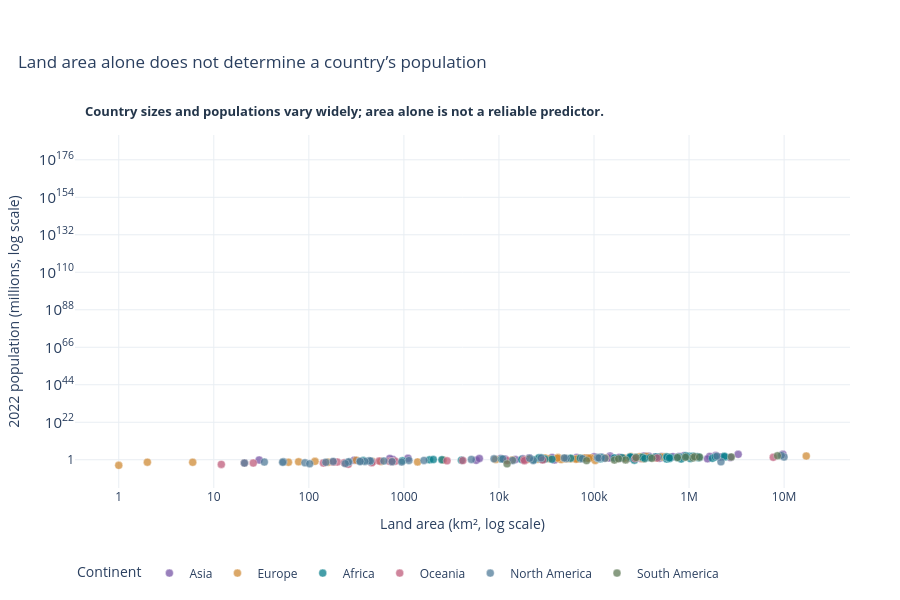

The code cell stored with this chart in its notebook:
### Markdown cell above
**Chart choice & justification:** A scatter plot shows the relationship between two numerical variables and reveals exceptions. Logarithmic axes accommodate large differences in country size, while continent colours and labelled outliers reveal patterns without treating area as a cause of population (Lecture 4).

**What the chart shows:** There is some relationship between land area and population, but it is not a strong rule that bigger countries always have more people. Russia and Australia have huge land areas, while Bangladesh has a much smaller area but a large population. The scatter plot lets me compare both numerical variables and spot these exceptions. I used logarithmic axes because the countries vary enormously in size and population.

### Code cell
# The key finding is shown through the title, labels and annotations.
# Q3 — Lecture 4: scatter, two continuous variables, log scales and labelled exceptions
scatter = df[(df.Area>0)&(df['2022 Population']>0)].copy()
scatter['Population_m'] = scatter['2022 Population']/1e6
palette = dict(zip(sorted(scatter.Continent.unique()),['#087E8B','#7856A6','#D08B36','#527D9A','#C05D7C','#617B58'][:scatter.Continent.nunique()]))
fig = px.scatter(scatter, x='Area', y='Population_m', color='Continent',
                 hover_name='Country', color_discrete_map=palette, opacity=.75,
                 log_x=True, log_y=True, template='plotly_white',
                 title='Land area alone does not determine a country’s population',
                 labels={'Area':'Land area (km², log scale)','Population_m':'2022 population (millions, log scale)'})
fig.update_traces(marker=dict(size=8,line=dict(width=.4,color='white')))
for name in ['India','China','Russia','Bangladesh','Singapore','Australia']:
    t=scatter.loc[scatter.Country.eq(name)]
    if len(t):
        r=t.iloc[0]
        fig.add_annotation(x=r.Area,y=r.Population_m,text=name,showarrow=True,
                           ax=28,ay=-24,arrowwidth=.8,arrowcolor='#64748B',font=dict(size=10))
fig.update_layout(height=600,title_x=.02,legend_title_text='Continent',
                  legend=dict(orientation='h',y=-.2,x=0),margin=dict(l=70,r=50,t=90,b=110))
fig.update_xaxes(showgrid=True,gridcolor='#E9EEF3',zeroline=False)
fig.update_yaxes(showgrid=True,gridcolor='#E9EEF3',zeroline=False)



fig.add_annotation(x=.01,y=1.10,xref='paper',yref='paper',showarrow=False,xanchor='left',
                   text='<b>Country sizes and populations vary widely; area alone is not a reliable predictor.</b>',
                   font=dict(size=13,color='#24364B'))
fig.update_layout(margin=dict(l=75,r=50,t=135,b=110))
fig.show()

### Figure 1 — Plotly figure (JSON) as saved in the notebook; plotly's stock layout.template omitted (floating-point values rounded to 4 significant figures)
{"data": [{"hovertemplate": "<b>%{hovertext}</b><br><br>Continent=Asia<br>Land area (km², log scale)=%{x}<br>2022 population (millions, log scale)=%{y}<extra></extra>", "hovertext": ["Afghanistan", "Armenia", "Azerbaijan", "Bahrain", "Bangladesh", "Bhutan", "Brunei", "Cambodia", "China", "Georgia", "Hong Kong", "India", "Indonesia", "Iran", "Iraq", "Israel", "Japan", "Jordan", "Kazakhstan", "Kuwait", "Kyrgyzstan", "Laos", "Lebanon", "Macau", "Malaysia", "Maldives", "Mongolia", "Myanmar", "Nepal", "North Korea", "Oman", "Pakistan", "Palestine", "Philippines", "Qatar", "Saudi Arabia", "Singapore", "South Korea", "Sri Lanka", "Syria", "Taiwan", "Tajikistan", "Thailand", "Timor-Leste", "Turkey", "Turkmenistan", "United Arab Emirates", "Uzbekistan", "Vietnam", "Yemen"], "legendgroup": "Asia", "marker": {"color": "#7856A6", "line": {"color": "white", "width": 0.4}, "opacity": 0.75, "size": 8, "symbol": "circle"}, "mode": "markers", "name": "Asia", "orientation": "v", "showlegend": true, "type": "scatter", "x": [652230, 29743, 86600, 765, 147570, 38394, 5765, 181035, 9706961, 69700, 1104, 3287590, 1904569, 1648195, 438317, 20770, 377930, 89342, 2724900, 17818, 199951, 236800, 10452, 30, 330803, 300, 1564110, 676578, 147181, 120538, 309500, 881912, 6220, 342353, 11586, 2149690, 710, 100210, 65610, 185180, 36193, 143100, 513120, 14874, 783562, 488100, 83600, 447400, 331212, 527968], "xaxis": "x", "y": [41.13, 2.78, 10.36, 1.472, 171.2, 0.7825, 0.449, 16.77, 1426.0, 3.744, 7.489, 1417.0, 275.5, 88.55, 44.5, 9.038, 124.0, 11.29, 19.4, 4.269, 6.631, 7.529, 5.49, 0.6952, 33.94, 0.5238, 3.398, 54.18, 30.55, 26.07, 4.576, 235.8, 5.25, 115.6, 2.695, 36.41, 5.976, 51.82, 21.83, 22.13, 23.89, 9.953, 71.7, 1.341, 85.34, 6.431, 9.441, 34.63, 98.19, 33.7], "yaxis": "y"}, {"hovertemplate": "<b>%{hovertext}</b><br><br>Continent=Europe<br>Land area (km², log scale)=%{x}<br>2022 population (millions, log scale)=%{y}<extra></extra>", "hovertext": ["Albania", "Andorra", "Austria", "Belarus", "Belgium", "Bosnia and Herzegovina", "Bulgaria", "Croatia", "Cyprus", "Czech Republic", "Denmark", "Estonia", "Faroe Islands", "Finland", "France", "Germany", "Gibraltar", "Greece", "Guernsey", "Hungary", "Iceland", "Ireland", "Isle of Man", "Italy", "Jersey", "Latvia", "Liechtenstein", "Lithuania", "Luxembourg", "Malta", "Moldova", "Monaco", "Montenegro", "Netherlands", "North Macedonia", "Norway", "Poland", "Portugal", "Romania", "Russia", "San Marino", "Serbia", "Slovakia", "Slovenia", "Spain", "Sweden", "Switzerland", "Ukraine", "United Kingdom", "Vatican City"], "legendgroup": "Europe", "marker": {"color": "#D08B36", "line": {"color": "white", "width": 0.4}, "opacity": 0.75, "size": 8, "symbol": "circle"}, "mode": "markers", "name": "Europe", "orientation": "v", "showlegend": true, "type": "scatter", "x": [28748, 468, 83871, 207600, 30528, 51209, 110879, 56594, 9251, 78865, 43094, 45227, 1393, 338424, 551695, 357114, 6, 131990, 78, 93028, 103000, 70273, 572, 301336, 116, 64559, 160, 65300, 2586, 316, 33846, 2, 13812, 41850, 25713, 323802, 312679, 92090, 238391, 17098242, 61, 88361, 49037, 20273, 505992, 450295, 41284, 603500, 242900, 1], "xaxis": "x", "y": [2.842, 0.07982, 8.94, 9.535, 11.66, 3.234, 6.782, 4.03, 1.251, 10.49, 5.882, 1.326, 0.05309, 5.541, 64.63, 83.37, 0.03265, 10.38, 0.0633, 9.967, 0.3729, 5.023, 0.08452, 59.04, 0.1108, 1.851, 0.03933, 2.75, 0.6476, 0.5333, 3.273, 0.03647, 0.6271, 17.56, 2.094, 5.434, 39.86, 10.27, 19.66, 144.7, 0.03366, 7.221, 5.643, 2.12, 47.56, 10.55, 8.74, 39.7, 67.51, 0.00051], "yaxis": "y"}, {"hovertemplate": "<b>%{hovertext}</b><br><br>Continent=Africa<br>Land area (km², log scale)=%{x}<br>2022 population (millions, log scale)=%{y}<extra></extra>", "hovertext": ["Algeria", "Angola", "Benin", "Botswana", "Burkina Faso", "Burundi", "Cameroon", "Cape Verde", "Central African Republic", "Chad", "Comoros", "Djibouti", "DR Congo", "Egypt", "Equatorial Guinea", "Eritrea", "Eswatini", "Ethiopia", "Gabon", "Gambia", "Ghana", "Guinea", "Guinea-Bissau", "Ivory Coast", "Kenya", "Lesotho", "Liberia", "Libya", "Madagascar", "Malawi", "Mali", "Mauritania", "Mauritius", "Mayotte", "Morocco", "Mozambique", "Namibia", "Niger", "Nigeria", "Republic of the Congo", "Reunion", "Rwanda", "Sao Tome and Principe", "Senegal", "Seychelles", "Sierra Leone", "Somalia", "South Africa", "South Sudan", "Sudan", "Tanzania", "Togo", "Tunisia", "Uganda", "Western Sahara", "Zambia", "Zimbabwe"], "legendgroup": "Africa", "marker": {"color": "#087E8B", "line": {"color": "white", "width": 0.4}, "opacity": 0.75, "size": 8, "symbol": "circle"}, "mode": "markers", "name": "Africa", "orientation": "v", "showlegend": true, "type": "scatter", "x": [2381741, 1246700, 112622, 582000, 272967, 27834, 475442, 4033, 622984, 1284000, 1862, 23200, 2344858, 1002450, 28051, 117600, 17364, 1104300, 267668, 10689, 238533, 245857, 36125, 322463, 580367, 30355, 111369, 1759540, 587041, 118484, 1240192, 1030700, 2040, 374, 446550, 801590, 825615, 1267000, 923768, 342000, 2511, 26338, 964, 196722, 452, 71740, 637657, 1221037, 619745, 1886068, 945087, 56785, 163610, 241550, 266000, 752612, 390757], "xaxis": "x", "y": [44.9, 35.59, 13.35, 2.63, 22.67, 12.89, 27.91, 0.5931, 5.579, 17.72, 0.8368, 1.121, 99.01, 111.0, 1.675, 3.684, 1.202, 123.4, 2.389, 2.706, 33.48, 13.86, 2.106, 28.16, 54.03, 2.306, 5.303, 6.812, 29.61, 20.41, 22.59, 4.736, 1.299, 0.3261, 37.46, 32.97, 2.567, 26.21, 218.5, 5.97, 0.9741, 13.78, 0.2274, 17.32, 0.1071, 8.606, 17.6, 59.89, 10.91, 46.87, 65.5, 8.849, 12.36, 47.25, 0.576, 20.02, 16.32], "yaxis": "y"}, {"hovertemplate": "<b>%{hovertext}</b><br><br>Continent=Oceania<br>Land area (km², log scale)=%{x}<br>2022 population (millions, log scale)=%{y}<extra></extra>", "hovertext": ["American Samoa", "Australia", "Cook Islands", "Fiji", "French Polynesia", "Guam", "Kiribati", "Marshall Islands", "Micronesia", "Nauru", "New Caledonia", "New Zealand", "Niue", "Northern Mariana Islands", "Palau", "Papua New Guinea", "Samoa", "Solomon Islands", "Tokelau", "Tonga", "Tuvalu", "Vanuatu", "Wallis and Futuna"], "legendgroup": "Oceania", "marker": {"color": "#C05D7C", "line": {"color": "white", "width": 0.4}, "opacity": 0.75, "size": 8, "symbol": "circle"}, "mode": "markers", "name": "Oceania", "orientation": "v", "showlegend": true, "type": "scatter", "x": [199, 7692024, 236, 18272, 4167, 549, 811, 181, 702, 21, 18575, 270467, 260, 464, 459, 462840, 2842, 28896, 12, 747, 26, 12189, 142], "xaxis": "x", "y": [0.04427, 26.18, 0.01701, 0.9298, 0.3063, 0.1718, 0.1312, 0.04157, 0.1142, 0.01267, 0.2899, 5.185, 0.001934, 0.04955, 0.01806, 10.14, 0.2224, 0.7243, 0.001871, 0.1069, 0.01131, 0.3267, 0.01157], "yaxis": "y"}, {"hovertemplate": "<b>%{hovertext}</b><br><br>Continent=North America<br>Land area (km², log scale)=%{x}<br>2022 population (millions, log scale)=%{y}<extra></extra>", "hovertext": ["Anguilla", "Antigua and Barbuda", "Aruba", "Bahamas", "Barbados", "Belize", "Bermuda", "British Virgin Islands", "Canada", "Cayman Islands", "Costa Rica", "Cuba", "Curacao", "Dominica", "Dominican Republic", "El Salvador", "Greenland", "Grenada", "Guadeloupe", "Guatemala", "Haiti", "Honduras", "Jamaica", "Martinique", "Mexico", "Montserrat", "Nicaragua", "Panama", "Puerto Rico", "Saint Barthelemy", "Saint Kitts and Nevis", "Saint Lucia", "Saint Martin", "Saint Pierre and Miquelon", "Saint Vincent and the Grenadines", "Sint Maarten", "Trinidad and Tobago", "Turks and Caicos Islands", "United States", "United States Virgin Islands"], "legendgroup": "North America", "marker": {"color": "#527D9A", "line": {"color": "white", "width": 0.4}, "opacity": 0.75, "size": 8, "symbol": "circle"}, "mode": "markers", "name": "North America", "orientation": "v", "showlegend": true, "type": "scatter", "x": [91, 442, 180, 13943, 430, 22966, 54, 151, 9984670, 264, 51100, 109884, 444, 751, 48671, 21041, 2166086, 344, 1628, 108889, 27750, 112492, 10991, 1128, 1964375, 102, 130373, 75417, 8870, 21, 261, 616, 53, 242, 389, 34, 5130, 948, 9372610, 347], "xaxis": "x", "y": [0.01586, 0.09376, 0.1064, 0.41, 0.2816, 0.4053, 0.06418, 0.0313, 38.45, 0.06871, 5.181, 11.21, 0.1912, 0.07274, 11.23, 6.336, 0.05647, 0.1254, 0.3958, 17.84, 11.58, 10.43, 2.827, 0.3675, 127.5, 0.00439, 6.948, 4.409, 3.252, 0.01097, 0.04766, 0.1799, 0.03179, 0.005862, 0.1039, 0.04417, 1.531, 0.0457, 338.3, 0.09946], "yaxis": "y"}, {"hovertemplate": "<b>%{hovertext}</b><br><br>Continent=South America<br>Land area (km², log scale)=%{x}<br>2022 population (millions, log scale)=%{y}<extra></extra>", "hovertext": ["Argentina", "Bolivia", "Brazil", "Chile", "Colombia", "Ecuador", "Falkland Islands", "French Guiana", "Guyana", "Paraguay", "Peru", "Suriname", "Uruguay", "Venezuela"], "legendgroup": "South America", "marker": {"color": "#617B58", "line": {"color": "white", "width": 0.4}, "opacity": 0.75, "size": 8, "symbol": "circle"}, "mode": "markers", "name": "South America", "orientation": "v", "showlegend": true, "type": "scatter", "x": [2780400, 1098581, 8515767, 756102, 1141748, 276841, 12173, 83534, 214969, 406752, 1285216, 163820, 181034, 916445], "xaxis": "x", "y": [45.51, 12.22, 215.3, 19.6, 51.87, 18.0, 0.00378, 0.3046, 0.8087, 6.781, 34.05, 0.618, 3.423, 28.3], "yaxis": "y"}], "layout": {"annotations": [{"arrowcolor": "#64748B", "arrowwidth": 0.8, "ax": 28, "ay": -24, "font": {"size": 10}, "showarrow": true, "text": "India", "x": 3287590, "y": 1417.0}, {"arrowcolor": "#64748B", "arrowwidth": 0.8, "ax": 28, "ay": -24, "font": {"size": 10}, "showarrow": true, "text": "China", "x": 9706961, "y": 1426.0}, {"arrowcolor": "#64748B", "arrowwidth": 0.8, "ax": 28, "ay": -24, "font": {"size": 10}, "showarrow": true, "text": "Russia", "x": 17098242, "y": 144.7}, {"arrowcolor": "#64748B", "arrowwidth": 0.8, "ax": 28, "ay": -24, "font": {"size": 10}, "showarrow": true, "text": "Bangladesh", "x": 147570, "y": 171.2}, {"arrowcolor": "#64748B", "arrowwidth": 0.8, "ax": 28, "ay": -24, "font": {"size": 10}, "showarrow": true, "text": "Singapore", "x": 710, "y": 5.976}, {"arrowcolor": "#64748B", "arrowwidth": 0.8, "ax": 28, "ay": -24, "font": {"size": 10}, "showarrow": true, "text": "Australia", "x": 7692024, "y": 26.18}, {"font": {"color": "#24364B", "size": 13}, "showarrow": false, "text": "<b>Country sizes and populations vary widely; area alone is not a reliable predictor.</b>", "x": 0.01, "xanchor": "left", "xref": "paper", "y": 1.1, "yref": "paper"}], "height": 600, "legend": {"orientation": "h", "title": {"text": "Continent"}, "tracegroupgap": 0, "x": 0, "y": -0.2}, "margin": {"b": 110, "l": 75, "r": 50, "t": 135}, "title": {"text": "Land area alone does not determine a country’s population", "x": 0.02}, "xaxis": {"anchor": "y", "domain": [0, 1], "gridcolor": "#E9EEF3", "showgrid": true, "title": {"text": "Land area (km², log scale)"}, "type": "log", "zeroline": false}, "yaxis": {"anchor": "x", "domain": [0, 1], "gridcolor": "#E9EEF3", "showgrid": true, "title": {"text": "2022 population (millions, log scale)"}, "type": "log", "zeroline": false}}}
